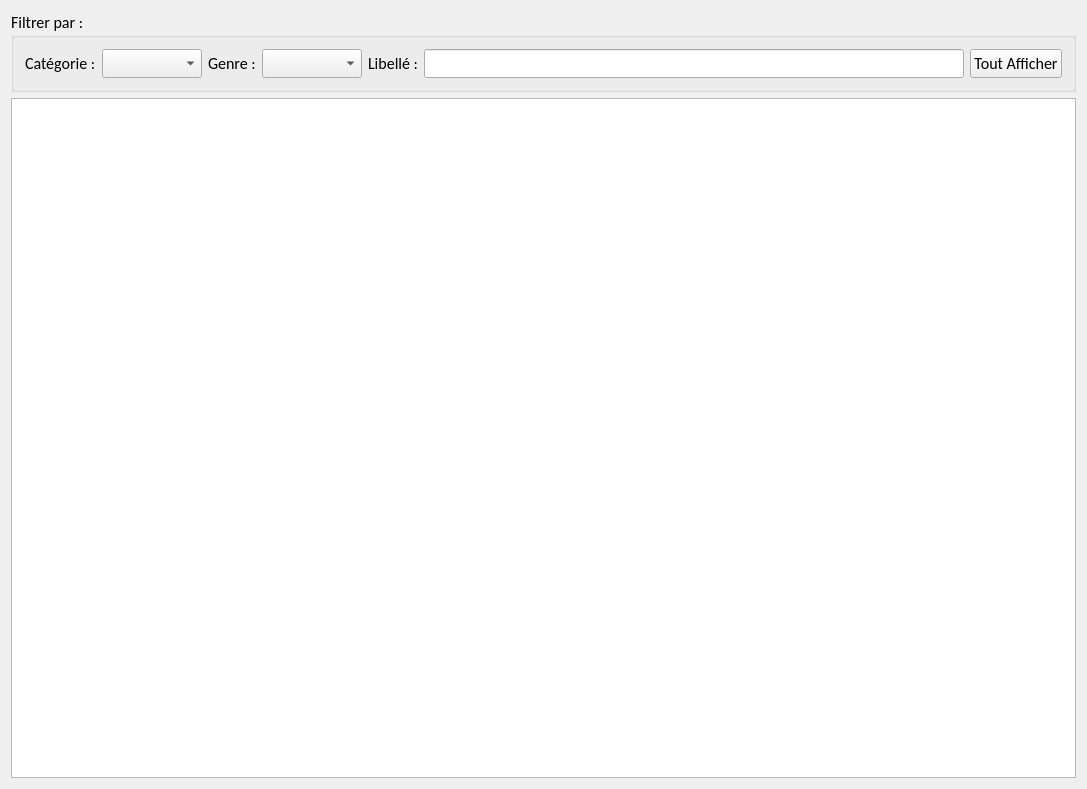
<?xml version="1.0" encoding="UTF-8"?>
<ui version="4.0">
 <class>AffichageArticles</class>
 <widget class="QWidget" name="AffichageArticles">
  <property name="geometry">
   <rect>
    <x>0</x>
    <y>0</y>
    <width>1087</width>
    <height>789</height>
   </rect>
  </property>
  <property name="font">
   <font>
    <family>Calibri</family>
    <pointsize>12</pointsize>
   </font>
  </property>
  <property name="windowTitle">
   <string>AffichageArticles</string>
  </property>
  <layout class="QVBoxLayout" name="verticalLayout">
   <item>
    <widget class="QGroupBox" name="gbFiltre">
     <property name="title">
      <string>Filtrer par :</string>
     </property>
     <layout class="QHBoxLayout" name="horizontalLayout">
      <item>
       <widget class="QLabel" name="lblCategorie">
        <property name="text">
         <string>Catégorie :</string>
        </property>
       </widget>
      </item>
      <item>
       <widget class="QComboBox" name="cbFiltreCategorie">
        <property name="minimumSize">
         <size>
          <width>100</width>
          <height>0</height>
         </size>
        </property>
       </widget>
      </item>
      <item>
       <widget class="QLabel" name="lblGenre">
        <property name="text">
         <string>Genre :</string>
        </property>
       </widget>
      </item>
      <item>
       <widget class="QComboBox" name="cbFiltreGenre">
        <property name="minimumSize">
         <size>
          <width>100</width>
          <height>0</height>
         </size>
        </property>
       </widget>
      </item>
      <item>
       <widget class="QLabel" name="lblLibelle">
        <property name="text">
         <string>Libellé :</string>
        </property>
       </widget>
      </item>
      <item>
       <widget class="QLineEdit" name="leFiltreLibelle"/>
      </item>
      <item>
       <widget class="QPushButton" name="btnToutAfficher">
        <property name="text">
         <string>Tout Afficher</string>
        </property>
        <property name="icon">
         <iconset resource="../../../SeboApp.qrc">
          <normaloff>:/SeboApp/Resources/toutAfficher.png</normaloff>:/SeboApp/Resources/toutAfficher.png</iconset>
        </property>
       </widget>
      </item>
     </layout>
    </widget>
   </item>
   <item>
    <widget class="QTableView" name="tvArticle">
     <property name="editTriggers">
      <set>QAbstractItemView::NoEditTriggers</set>
     </property>
     <property name="alternatingRowColors">
      <bool>true</bool>
     </property>
     <property name="selectionMode">
      <enum>QAbstractItemView::SingleSelection</enum>
     </property>
     <property name="selectionBehavior">
      <enum>QAbstractItemView::SelectRows</enum>
     </property>
     <property name="sortingEnabled">
      <bool>true</bool>
     </property>
     <attribute name="verticalHeaderVisible">
      <bool>false</bool>
     </attribute>
    </widget>
   </item>
  </layout>
 </widget>
 <layoutdefault spacing="6" margin="11"/>
 <resources>
  <include location="../../../SeboApp.qrc"/>
 </resources>
 <connections/>
</ui>
